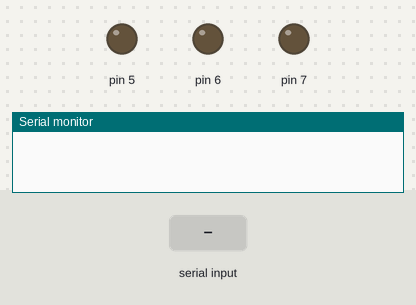
Bench run of a sketch on a simulated Arduino Uno, built with avr-gcc and run on an emulated ATmega328P. On the bench: output pins drawn as LEDs (lit = HIGH), the last lines printed to the serial monitor. Inputs (shaded band) come from the test bench.

Above: at 1.2 s.
1.3 s: "1\n" received over Serial
At 1.42 s:
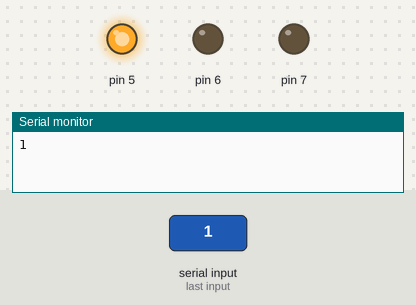
3.0 s: "2\n" received over Serial
At 3.12 s:
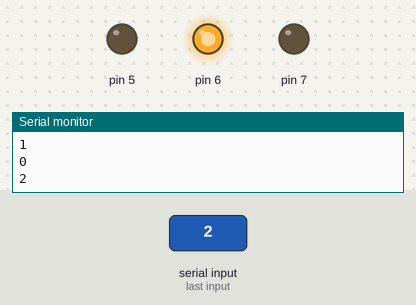
4.7 s: "3\n" received over Serial
At 4.82 s:
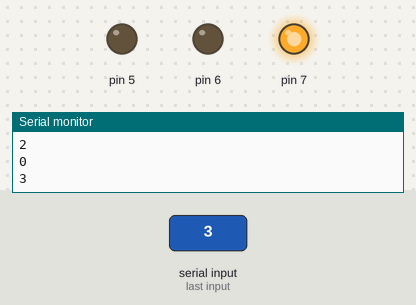
Timing chart, 0 to 7.7 s (numbered marks = the images above; inputs shaded):
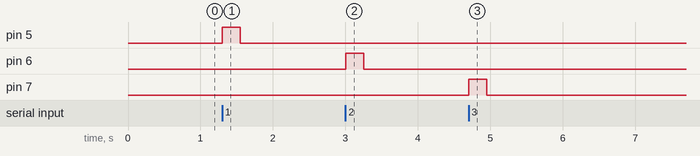

Measured:
- after the input at 1.3 s, pin 5: LOW → HIGH at once, → LOW 0.25 s later
- after the input at 3.0 s, pin 6: LOW → HIGH at once, → LOW 0.25 s later
- after the input at 4.7 s, pin 7: LOW → HIGH at once, → LOW 0.25 s later

The sketch:

master_bluetooth.ino
```cpp
int data;
void setup() {
 Serial.begin(9600); // put your setup code here, to run once:
pinMode(7,OUTPUT);
pinMode(6,OUTPUT);
pinMode(5,OUTPUT);
//pinMode(13,OUTPUT);

}

void loop() {
digitalWrite(6,LOW);
digitalWrite(7,LOW);
digitalWrite(5,LOW);

while(Serial.available()==0);

data=Serial.parseInt();
  Serial.println(data);
  if(data==1){
  digitalWrite(5,HIGH);
  delay(250);
  }
  if(data==2){
  digitalWrite(6,HIGH);  delay(250);

  }
  if(data==3){
    digitalWrite(7,HIGH);  delay(250);

  }
}
```
